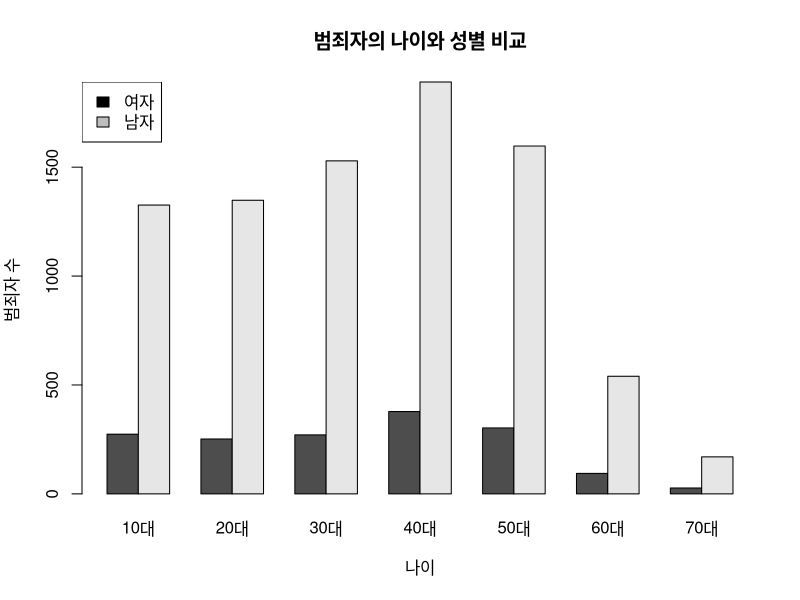
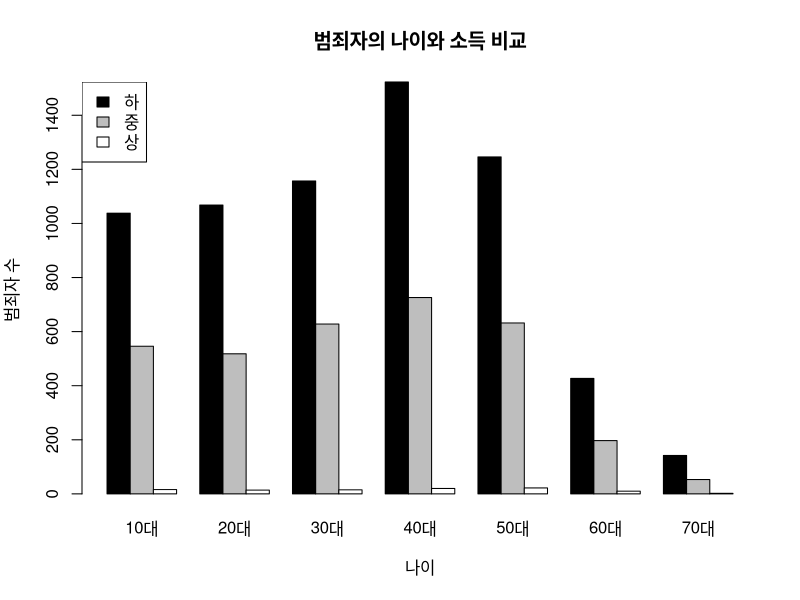
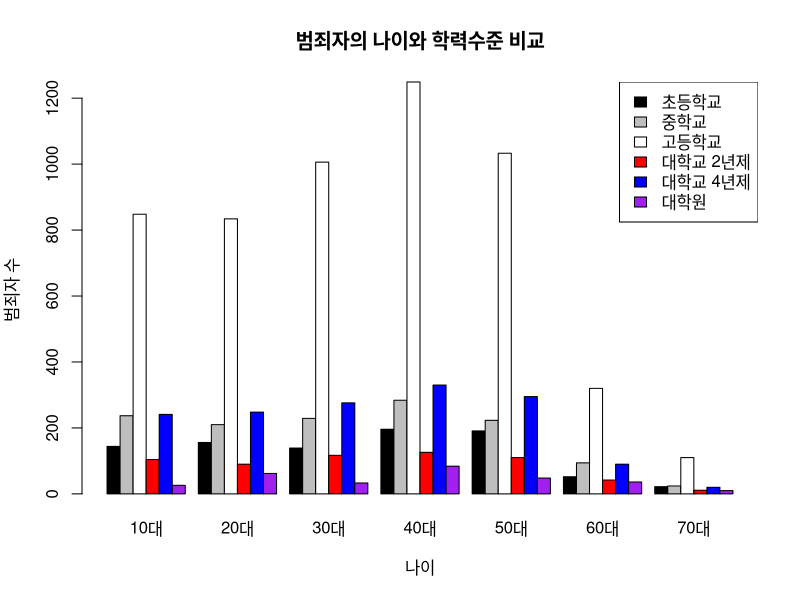
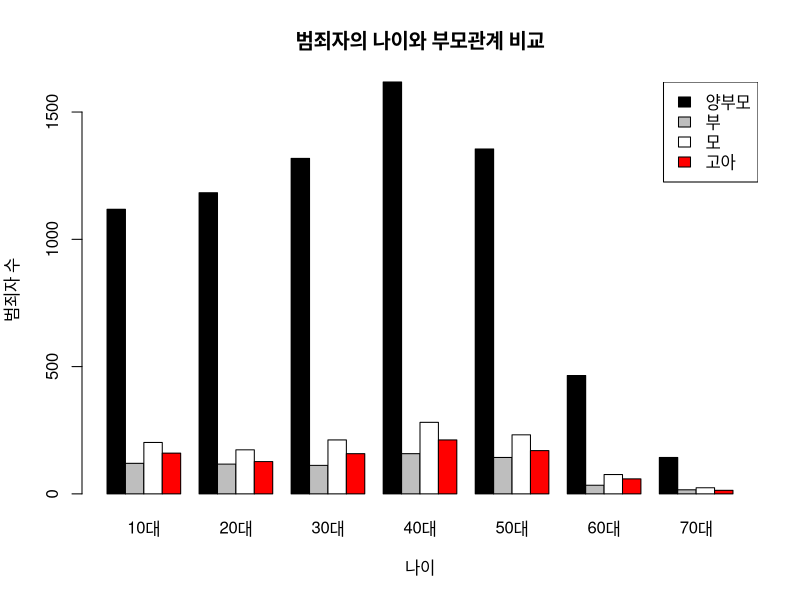
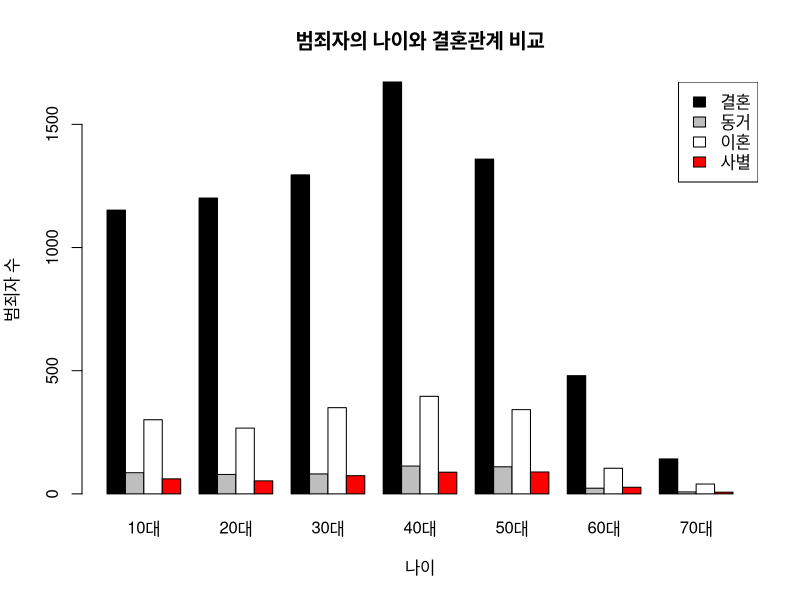
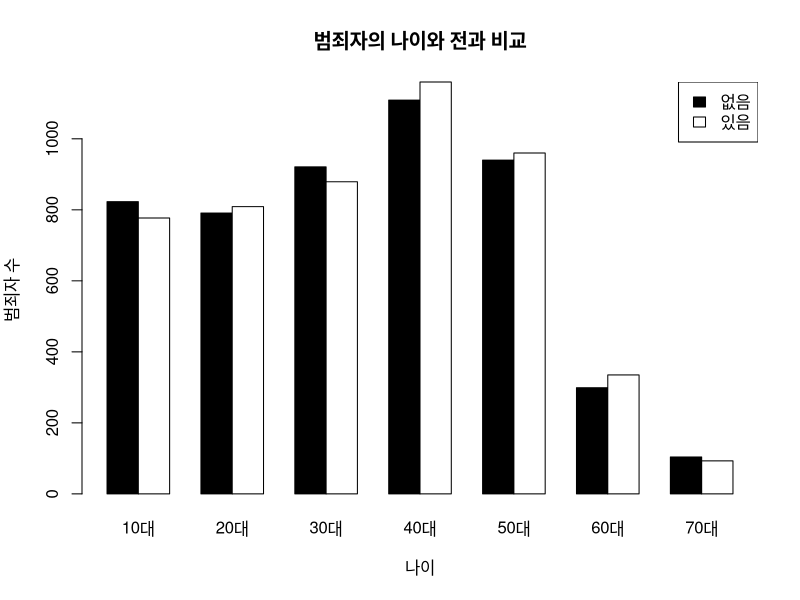
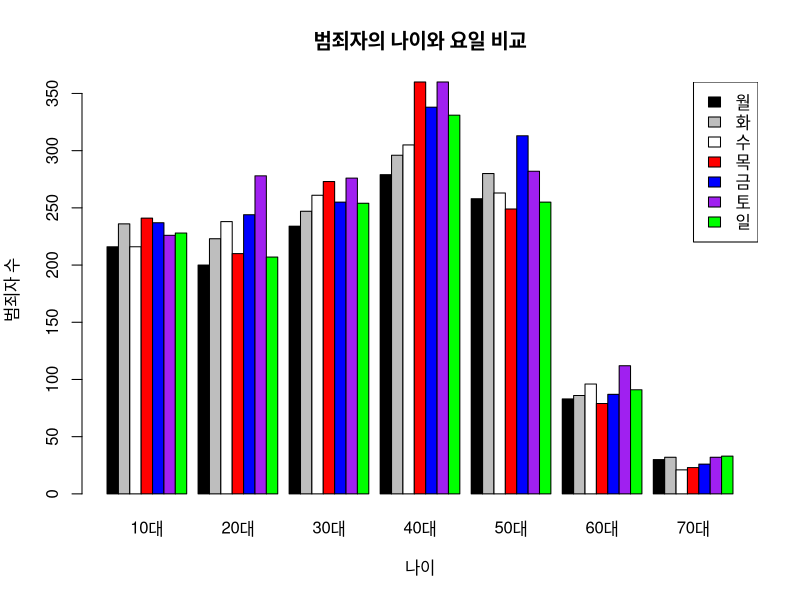
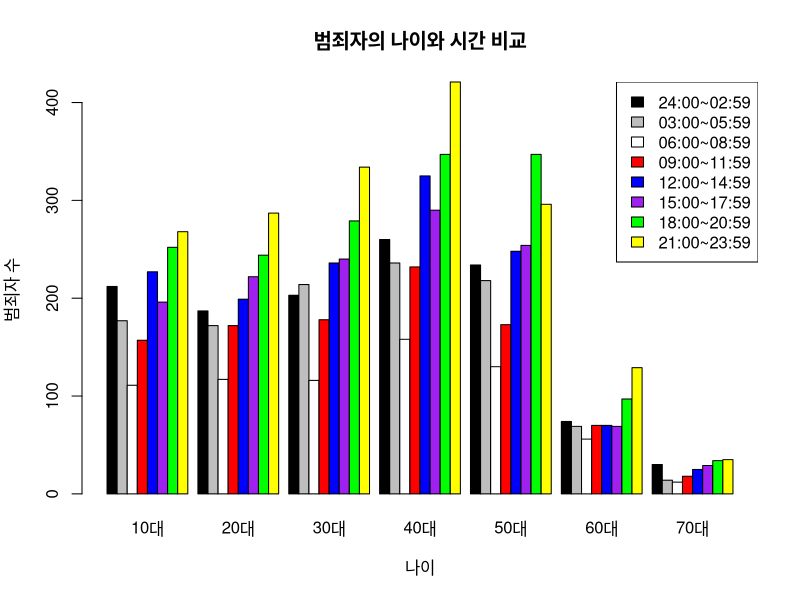

Write the R code that produced these figures, in order.
setwd("D:/crime")

criminal = read.csv("criminal.csv",header=T,stringsAsFactors = F)
criminal

############################나이########################
criminalAG = criminal[,c(1,2)]
criminalAG = table(criminalAG)
criminalAG
barplot(t(criminalAG), beside= T,
        main = "범죄자의 나이와 성별 비교",xlab="나이",ylab="범죄자 수",names=c("10대","20대","30대","40대","50대","60대","70대"))
legend("topleft", c("여자", "남자"), cex=1, fill =c("black","gray"))


criminalAM = criminal[,c(1,3)]
criminalAM = table(criminalAM)
criminalAM
barplot(t(criminalAM), beside= T, col=c("black","gray","white"),
        main = "범죄자의 나이와 소득 비교",xlab="나이",ylab="범죄자 수",names=c("10대","20대","30대","40대","50대","60대","70대"))
legend("topleft", c("하", "중","상"), cex=1, fill =c("black","gray","white"))

criminalAE = criminal[,c(1,4)]
criminalAE = table(criminalAE)
criminalAE
barplot(t(criminalAE),beside = T, col=c("black","gray","white","red","blue","purple"),
        main = "범죄자의 나이와 학력수준 비교",xlab="나이",ylab="범죄자 수",names=c("10대","20대","30대","40대","50대","60대","70대"))
legend("topright", c("초등학교", "중학교","고등학교","대학교 2년제","대학교 4년제","대학원"), cex=1, fill=c("black","gray","white","red","blue","purple"))

criminalAP = criminal[,c(1,5)]
criminalAP = table(criminalAP)
criminalAP
barplot(t(criminalAP),beside = T, col=c("black","gray","white","red"),
        main = "범죄자의 나이와 부모관계 비교",xlab="나이",ylab="범죄자 수",names=c("10대","20대","30대","40대","50대","60대","70대"))
legend("topright", c("양부모","부","모","고아"), cex=1, fill=c("black","gray","white","red"))

criminalAMA = criminal[,c(1,6)]
criminalAMA = table(criminalAMA)
criminalAMA
barplot(t(criminalAMA),beside = T, col=c("black","gray","white","red"),
        main = "범죄자의 나이와 결혼관계 비교",xlab="나이",ylab="범죄자 수",names=c("10대","20대","30대","40대","50대","60대","70대"))
legend("topright", c("결혼","동거","이혼","사별"), cex=1, fill=c("black","gray","white","red"))

criminalAPre = criminal[,c(1,7)]
criminalAPre = table(criminalAPre)
criminalAPre
barplot(t(criminalAPre), beside = T, col = c("black","white"),
        main = "범죄자의 나이와 전과 비교",xlab="나이",ylab="범죄자 수",names=c("10대","20대","30대","40대","50대","60대","70대"))
legend("topright",c("없음","있음"),cex=1, fill=c("black","white")) 

criminalAD = criminal[,c(1,8)]
criminalAD = table(criminalAD)
criminalAD
barplot(t(criminalAD),beside = T,col = c("black","gray","white","red","blue","purple","green")
        ,main = "범죄자의 나이와 요일 비교",xlab="나이",ylab="범죄자 수",names=c("10대","20대","30대","40대","50대","60대","70대"))
legend("topright",c("월","화","수","목","금","토","일"), cex = 1, fill =c("black","gray","white","red","blue","purple","green"))


criminalAT = criminal[,c(1,9)]
criminalAT = table(criminalAT)
criminalAT
barplot(t(criminalAT),beside = T,col = c("black","gray","white","red","blue","purple","green","yellow"),
        main = "범죄자의 나이와 시간 비교",xlab="나이",ylab="범죄자 수",names=c("10대","20대","30대","40대","50대","60대","70대"))
legend("topright",c("24:00~02:59","03:00~05:59","06:00~08:59","09:00~11:59","12:00~14:59","15:00~17:59","18:00~20:59","21:00~23:59"), 
       cex = 1, fill =c("black","gray","white","red","blue","purple","green","yellow"))


criminalAS = criminal[,c(1,10)]
criminalAS = table(criminalAS)
criminalAS
barplot(t(criminalAS),beside = T,col = c("black","gray","white","red","blue","purple","green","yellow","orange","pink"),
        main = "범죄자의 나이와 장소 비교",xlab="나이",ylab="범죄자 수",names=c("10대","20대","30대","40대","50대","60대","70대"))
legend("topright",c("광역시 및 특별시","경기도","강원도","충북","충남","전북","전남","경북","경남","제주"), 
       cex = 1, fill =c("black","gray","white","red","blue","purple","green","yellow","orange","pink"))


criminalATy = criminal[,c(1,11)]
criminalATy = table(criminalATy)
criminalATy
barplot(t(criminalATy),beside = T,col = c("black","gray","white","red","blue","purple"),
        main = "범죄자의 나이와 죄종 비교",xlab="나이",ylab="범죄자 수",names=c("10대","20대","30대","40대","50대","60대","70대"))
legend("topright",c("살인","강도","강간","방화","절도","폭행"),
       cex = 1, fill =c("black","gray","white","red","blue","purple"))

############################성별########################

criminalGA = criminal[,c(2,1)]
criminalGA = table(criminalGA)
criminalGA
barplot(t(criminalGA),beside = T, col=c("black","gray","white","red","blue","purple","green"),
        main = "범죄자의 성별과 나이 비교",xlab="성별",ylab="범죄자 수",names=c("여자","남자"))
legend("topleft",c("10대","20대","30대","40대","50대","60대","70대"),cex = 1,
       fill = c("black","gray","white","red","blue","purple","green"))


criminalGM = criminal[,c(2,3)]
criminalGM = table(criminalGM)
criminalGM
barplot(t(criminalGM),beside = T, col=c("black","gray","white"),
        main = "범죄자의 성별과 소득수준간의 비교",xlab="성별",ylab="범죄자 수",names=c("여자","남자"))
legend("topleft",c("하","중","상"),cex = 1,
       fill = c("black","gray","white"))

criminalGE = criminal[,c(2,4)]
criminalGE = table(criminalGE)
criminalGE
barplot(t(criminalGE),beside = T, col=c("black","gray","white","red","blue","purple"),
        main = "범죄자의 성별과 학력수준의 비교",xlab="성별",ylab="범죄자 수",names=c("여자","남자"))
legend("topleft",c("Elementary","Middle","High","Univ2","Univ4","Graduate"),cex = 1,
       fill = c("black","gray","white","red","blue","purple"))

criminalGP = criminal[,c(2,5)]
criminalGP = table(criminalGP)
criminalGP
barplot(t(criminalGP),beside = T, col=c("black","gray","white","red"),
        main = "범죄자의 성별과 부모관계 비교",xlab="성별",ylab="범죄자 수",names=c("여자","남자"))
legend("topleft",c("양부모","부","모","고아"),cex = 1,
       fill = c("black","gray","white","red"))

criminalGMA = criminal[,c(2,6)]
criminalGMA = table(criminalGMA)
criminalGMA
barplot(t(criminalGMA),beside = T, col=c("black","gray","white","red"),
        main = "범죄자의 성별과 결혼관계 비교",xlab="성별",ylab="범죄자 수",names=c("여자","남자"))
legend("topleft",c("결혼","동거","이혼","사별"),cex = 1,
       fill = c("black","gray","white","red"))

criminalGPre = criminal[,c(2,7)]
criminalGPre = table(criminalGPre)
criminalGPre
barplot(t(criminalGPre),beside = T, col=c("black","gray"),
        main = "범죄자의 성별과 전과 비교",xlab="성별",ylab="범죄자 수",names=c("여자","남자"))
legend("topleft",c("없음","있음"),cex = 1,
       fill = c("black","gray"))

criminalGD = criminal[,c(2,8)]
criminalGD = table(criminalGD)
criminalGD
barplot(t(criminalGD),beside = T, col=c("black","gray","white","red","blue","purple","green"),
        main = "범죄자의 성별과 요일 비교",xlab="성별",ylab="범죄자 수",names=c("여자","남자"))
legend("topleft",c("월","화","수","목","금","토","일"),cex = 1,
       fill = c("black","gray","white","red","blue","purple","green"))


criminalGT = criminal[,c(2,9)]
criminalGT = table(criminalGT)
criminalGT
barplot(t(criminalGT),beside = T, col=c("black","gray","white","red","blue","purple","green","yellow"),
        main = "범죄자의 성별과 시간 비교",xlab="성별",ylab="범죄자 수",names=c("여자","남자"))
legend("topleft",c("24:00~02:59","03:00~05:59","06:00~08:59","09:00~11:59","12:00~14:59","15:00~17:59","18:00~20:59","21:00~23:59"), 
       cex = 1, fill =c("black","gray","white","red","blue","purple","green","yellow"))

criminalGS = criminal[,c(2,10)]
criminalGS = table(criminalGS)
criminalGS
barplot(t(criminalGS),beside = T,col = c("black","gray","white","red","blue","purple","green","yellow","orange","pink"),
        main = "범죄자의 성별과 장소 비교",xlab="성별",ylab="범죄자 수",names=c("여자","남자"))
legend("topleft",c("광역시 및 특별시","경기도","강원도","충북","충남","전북","전남","경북","경남","제주"), 
       cex = 1, fill =c("black","gray","white","red","blue","purple","green","yellow","orange","pink"))

criminalGTy = criminal[,c(2,11)]
criminalGTy = table(criminalGTy)
criminalGTy
barplot(t(criminalGTy),beside = T,col = c("black","gray","white","red","blue","purple"),
        main = "범죄자의 성별과 죄종 비교",xlab="성별",ylab="범죄자 수",names=c("여자","남자"))
legend("topleft",c("살인","강도","강간","방화","절도","폭행"),
       cex = 1, fill =c("black","gray","white","red","blue","purple"))



############################소득########################
criminalMA = criminal[,c(3,1)]
criminalMA = table(criminalMA)
criminalMA
barplot(t(criminalMA),beside = T, col=c("black","gray","white","red","blue","purple","green"),
        main = "범죄자의 소득과 나이 비교",xlab="소득수준",ylab="범죄자 수",names=c("하","중","상"))
legend("topright",c("10대","20대","30대","40대","50대","60대","70대"),cex = 1,
       fill = c("black","gray","white","red","blue","purple","green"))


criminalMG = criminal[,c(3,2)]
criminalMG = table(criminalMG)
criminalMG
barplot(t(criminalMG),beside = T, col=c("black","gray"),
        main = "범죄자의 소득과 성별 비교",xlab="소득수준",ylab="범죄자 수",names=c("하","중","상"))
legend("topright", c("여자", "남자"), cex=1, fill =c("black","gray"))

criminalME = criminal[,c(3,4)]
criminalME = table(criminalME)
criminalME
barplot(t(criminalME),beside = T, col=c("black","gray","white","red","blue","purple"),
        main = "범죄자의 소득과 학력수준 비교",xlab="소득수준",ylab="범죄자 수",names=c("하","중","상"))
legend("topright",c("초등학교","중학교","고등학교","대학교 2년제","대학교 4년제","대학원"),cex = 1,
       fill = c("black","gray","white","red","blue","purple"))

criminalMP = criminal[,c(3,5)]
criminalMP = table(criminalMP)
criminalMP
barplot(t(criminalMP),beside = T, col=c("black","gray","white","red"),
        main = "범죄자의 소득과 부모관계 비교",xlab="소득수준",ylab="범죄자 수",names=c("하","중","상"))
legend("topright",c("양부모","부","모","고아"),cex = 1,
       fill = c("black","gray","white","red"))

criminalMM = criminal[,c(3,6)]
criminalMM = table(criminalMM)
criminalMM
barplot(t(criminalMM),beside = T, col=c("black","gray","white","red"),
        main = "범죄자의 소득과 결혼관계 비교",xlab="소득수준",ylab="범죄자 수",names=c("하","중","상"))
legend("topright",c("결혼","동거","이혼","사별"),cex = 1,
       fill = c("black","gray","white","red"))

criminalMPre = criminal[,c(3,7)]
criminalMPre = table(criminalMPre)
criminalMPre
barplot(t(criminalMPre),beside = T, col=c("black","gray"),
        main = "범죄자의 소득과 전과 비교",xlab="소득수준",ylab="범죄자 수",names=c("하","중","상"))
legend("topright",c("없음","있음"),cex = 1,
       fill = c("black","gray"))

criminalMD = criminal[,c(3,8)]
criminalMD = table(criminalMD)
criminalMD
barplot(t(criminalMD),beside = T, col=c("black","gray","white","red","blue","purple","green"),
        main = "범죄자의 소득과 요일 비교",xlab="소득수준",ylab="범죄자 수",names=c("하","중","상"))
legend("topright",c("월","화","수","목","금","토","일"),cex = 1,
       fill = c("black","gray","white","red","blue","purple","green"))

criminalMT = criminal[,c(3,9)]
criminalMT = table(criminalMT)
criminalMT
barplot(t(criminalMT),beside = T, col=c("black","gray","white","red","blue","purple","green","yellow"),
        main = "범죄자의 소득과 시간 비교",xlab="소득수준",ylab="범죄자 수",names=c("하","중","상"))
legend("topright",c("24:00~02:59","03:00~05:59","06:00~08:59","09:00~11:59","12:00~14:59","15:00~17:59","18:00~20:59","21:00~23:59"), 
       cex = 1, fill =c("black","gray","white","red","blue","purple","green","yellow"))

criminalMS = criminal[,c(3,10)]
criminalMS = table(criminalMS)
criminalMS
barplot(t(criminalMS),beside = T, col=c("black","gray","white","red","blue","purple","green","yellow","orange","pink"),
        main = "범죄자의 소득과 장소 비교",xlab="소득수준",ylab="범죄자 수",names=c("하","중","상"))
legend("topright",c("광역시 및 특별시","경기도","강원도","충북","충남","전북","전남","경북","경남","제주"), 
       cex = 1, fill =c("black","gray","white","red","blue","purple","green","yellow","orange","pink"))

criminalMTy = criminal[,c(3,11)]
criminalMTy = table(criminalMTy)
criminalMTy
barplot(t(criminalMTy),beside = T, col=c("black","gray","white","red","blue","purple"),
        main = "범죄자의 소득과 죄종 비교",xlab="소득수준",ylab="범죄자 수",names=c("하","중","상"))
legend("topright",c("살인","강도","강간","방화","절도","폭행"),
       cex = 1, fill =c("black","gray","white","red","blue","purple"))


############################교육########################
criminalEA = criminal[,c(4,1)]
criminalEA = table(criminalEA)
criminalEA
barplot(t(criminalEA),beside=T,col=c("black","gray","white","red","blue","purple","green"),
        main = "범죄자의 교육수준과 나이 비교",xlab="학력수준",ylab="범죄자 수",names=c("초등학교","중학교","고등학교","2년제","4년제","대학원"))
legend("topright",c("10대","20대","30대","40대","50대","60대","70대"),cex = 1,
       fill = c("black","gray","white","red","blue","purple","green"))

criminalEG = criminal[,c(4,2)]
criminalEG = table(criminalEG)
criminalEG
barplot(t(criminalEG),beside=T,col=c("black","gray"),
        main = "범죄자의 교육수준과 성별 비교",xlab="학력수준",ylab="범죄자 수",names=c("초등학교","중학교","고등학교","2년제","4년제","대학원"))
legend("topright", c("여자", "남자"), cex=1, fill =c("black","gray"))


criminalEM = criminal[,c(4,3)]
criminalEM = table(criminalEM)
criminalEM
barplot(t(criminalEM),beside=T,col=c("black","gray","white"),
        main = "범죄자의 교육수준과 소득수준 비교",xlab="학력수준",ylab="범죄자 수",names=c("초등학교","중학교","고등학교","2년제","4년제","대학원"))
legend("topleft",c("하","중","상"),cex = 1, fill = c("black","gray","white"))

criminalEP = criminal[,c(4,5)]
criminalEP = table(criminalEP)
criminalEP
barplot(t(criminalEP),beside=T,col=c("black","gray","white","red"),
        main = "범죄자의 교육수준과 부모관계 비교",xlab="학력수준",ylab="범죄자 수",names=c("초등학교","중학교","고등학교","2년제","4년제","대학원"))
legend("topright",c("양부모","부","모","고아"),cex = 1,fill = c("black","gray","white","red"))


criminalEM = criminal[,c(4,6)]
criminalEM = table(criminalEM)
criminalEM
barplot(t(criminalEM),beside=T,col=c("black","gray","white","red"),
        main = "범죄자의 교육수준과 결혼 비교",xlab="학력수준",ylab="범죄자 수",names=c("초등학교","중학교","고등학교","2년제","4년제","대학원"))
legend("topright",c("결혼","동거","이혼","사별"),cex = 1,
       fill = c("black","gray","white","red"))

criminalEPre = criminal[,c(4,7)]
criminalEPre = table(criminalEPre)
criminalEPre
barplot(t(criminalEPre),beside=T,col=c("black","gray"),
        main = "범죄자의 교육수준과 전과 비교",xlab="학력수준",ylab="범죄자 수",names=c("초등학교","중학교","고등학교","2년제","4년제","대학원"))
legend("topright",c("없음","있음"),cex = 1,fill = c("black","gray"))

criminalED = criminal[,c(4,8)]
criminalED = table(criminalED)
criminalED
barplot(t(criminalED),beside=T,col=c("black","gray","white","red","blue","purple","green"),
        main = "범죄자의 교육수준과 요일 비교",xlab="학력수준",ylab="범죄자 수",names=c("초등학교","중학교","고등학교","2년제","4년제","대학원"))
legend("topright",c("월","화","수","목","금","토","일"),cex = 1,
       fill = c("black","gray","white","red","blue","purple","green"))

criminalET = criminal[,c(4,9)]
criminalET = table(criminalET)
criminalET
barplot(t(criminalET),beside = T, col=c("black","gray","white","red","blue","purple","green","yellow"),
        main = "범죄자의 교육수준과 시간 비교",xlab="학력수준",ylab="범죄자 수",names=c("초등학교","중학교","고등학교","2년제","4년제","대학원"))
legend("topright",c("24:00~02:59","03:00~05:59","06:00~08:59","09:00~11:59","12:00~14:59","15:00~17:59","18:00~20:59","21:00~23:59"), 
       cex = 1, fill =c("black","gray","white","red","blue","purple","green","yellow"))

criminalES = criminal[,c(4,10)]
criminalES = table(criminalES)
criminalES
barplot(t(criminalES),beside = T, col=c("black","gray","white","red","blue","purple","green","yellow","orange","pink"),
        main = "범죄자의 교육수준과 장소 비교",xlab="학력수준",ylab="범죄자 수",names=c("초등학교","중학교","고등학교","2년제","4년제","대학원"))
legend("topright",c("광역시 및 특별시","경기도","강원도","충북","충남","전북","전남","경북","경남","제주"), 
       cex = 0.8, fill =c("black","gray","white","red","blue","purple","green","yellow","orange","pink"))

criminalETy = criminal[,c(4,11)]
criminalETy = table(criminalETy)
criminalETy
barplot(t(criminalETy),beside = T, col=c("black","gray","white","red","blue","purple"),
        main = "범죄자의 교육수준과 죄종 비교",xlab="학력수준",ylab="범죄자 수",names=c("초등학교","중학교","고등학교","2년제","4년제","대학원"))
legend("topright",c("살인","강도","강간","방화","절도","폭행"),
       cex = 1, fill =c("black","gray","white","red","blue","purple"))


############################부모########################
criminalPA = criminal[,c(5,1)]
criminalPA = table(criminalPA)
criminalPA
barplot(t(criminalPA),beside=T,col=c("black","gray","white","red","blue","purple","green"),
        main = "범죄자의 부모관계와 나이 비교",xlab="부모관계",ylab="범죄자 수",names=c("양부모","부","모","고아"))
legend("topright",c("10대","20대","30대","40대","50대","60대","70대"),cex = 1,
       fill = c("black","gray","white","red","blue","purple","green"))

criminalPG = criminal[,c(5,2)]
criminalPG = table(criminalPG)
criminalPG
barplot(t(criminalPG),beside=T,col=c("black","gray"),
        main = "범죄자의 부모관계와 성별 비교",xlab="부모관계",ylab="범죄자 수",names=c("양부모","부","모","고아"))
legend("topright", c("여자", "남자"), cex=1, fill =c("black","gray"))

criminalPM = criminal[,c(5,3)]
criminalPM = table(criminalPM)
criminalPM
barplot(t(criminalPM),beside=T,col=c("black","gray","white"),
        main = "범죄자의 부모관계와 소득수준 비교",xlab="부모관계",ylab="범죄자 수",names=c("양부모","부","모","고아"))
legend("topright",c("하","중","상"),cex = 1,fill = c("black","gray","white"))

criminalPE = criminal[,c(5,4)]
criminalPE = table(criminalPE)
criminalPE
barplot(t(criminalPE),beside = T, col=c("black","gray","white","red","blue","purple"),
        main = "범죄자의 부모관계와 학력수준 비교",xlab="부모관계",ylab="범죄자 수",names=c("양부모","부","모","고아"))
legend("topright",c("초등학교","중학교","고등학교","대학교 2년제","대학교 4년제","대학원"),cex = 1,
       fill = c("black","gray","white","red","blue","purple"))

criminalPMA = criminal[,c(5,6)] 
criminalPMA = table(criminalPMA)
criminalPMA
barplot(t(criminalPMA),beside=T,col=c("black","gray","white","red"),
        main = "범죄자의 부모관계와 결혼 비교",xlab="부모관계",ylab="범죄자 수",names=c("양부모","부","모","고아"))
legend("topright",c("결혼","동거","이혼","사별"),cex = 1,
       fill = c("black","gray","white","red"))

criminalPP = criminal[,c(5,7)]
criminalPP = table(criminalPP)
criminalPP
barplot(t(criminalPP),beside=T,col=c("black","gray"),
        main = "범죄자의 부모관계와 전과 비교",xlab="부모관계",ylab="범죄자 수",names=c("양부모","부","모","고아"))
legend("topright",c("없음","있음"),cex = 1,
       fill = c("black","gray"))

criminalPD = criminal[,c(5,8)]
criminalPD = table(criminalPD)
criminalPD
barplot(t(criminalPD),beside=T,col=c("black","gray","white","red","blue","purple","green"),
        main = "범죄자의 부모관계과 요일 비교",xlab="부모관계",ylab="범죄자 수",names=c("양부모","부","모","고아"))
legend("topright",c("월","화","수","목","금","토","일"),cex = 1,
       fill = c("black","gray","white","red","blue","purple","green"))

criminalPT = criminal[,c(5,9)]
criminalPT = table(criminalPT)
criminalPT
barplot(t(criminalPT),beside = T, col=c("black","gray","white","red","blue","purple","green","yellow"),
        main = "범죄자의 부모관계와 시간 비교",xlab="학력수준",ylab="범죄자 수",names=c("양부모","부","모","고아"))
legend("topright",c("24:00~02:59","03:00~05:59","06:00~08:59","09:00~11:59","12:00~14:59","15:00~17:59","18:00~20:59","21:00~23:59"), 
       cex = 1, fill =c("black","gray","white","red","blue","purple","green","yellow"))

criminalPS = criminal[,c(5,10)]
criminalPS = table(criminalPS)
criminalPS
barplot(t(criminalPS),beside = T, col=c("black","gray","white","red","blue","purple","green","yellow","orange","pink"),
        main = "범죄자의 부모관계와 장소 비교",xlab="학력수준",ylab="범죄자 수",names=c("양부모","부","모","고아"))
legend("topright",c("광역시 및 특별시","경기도","강원도","충북","충남","전북","전남","경북","경남","제주"), 
       cex = 0.8, fill =c("black","gray","white","red","blue","purple","green","yellow","orange","pink"))


criminalPTy = criminal[,c(5,11)]
criminalPTy = table(criminalPTy)
criminalPTy
barplot(t(criminalPTy),beside = T, col=c("black","gray","white","red","blue","purple"),
        main = "범죄자의 부모관계와 죄종 비교",xlab="학력수준",ylab="범죄자 수",names=c("양부모","부","모","고아"))
legend("topright",c("살인","강도","강간","방화","절도","폭행"),
       cex = 1, fill =c("black","gray","white","red","blue","purple"))


############################결혼########################
criminalMAA = criminal[,c(6,1)]
criminalMAA = table(criminalMAA)
criminalMAA
barplot(t(criminalMAA),beside=T,col=c("black","gray","white","red","blue","purple","green"),
        main = "범죄자의 결혼여부와 나이 비교",xlab="결혼여부",ylab="범죄자 수",names=c("결혼","동거","이혼","사별"))
legend("topright",c("10대","20대","30대","40대","50대","60대","70대"),cex = 1,
       fill = c("black","gray","white","red","blue","purple","green"))

criminalMAG = criminal[,c(6,2)]
criminalMAG = table(criminalMAG)
criminalMAG
barplot(t(criminalMAG),beside=T,col=c("black","gray"),
        main = "범죄자의 결혼여부와 성별 비교",xlab="결혼여부",ylab="범죄자 수",names=c("결혼","동거","이혼","사별"))
legend("topright", c("여자", "남자"), cex=1, fill =c("black","gray"))

criminalMAM = criminal[,c(6,3)]
criminalMAM = table(criminalMAM)
criminalMAM
barplot(t(criminalMAM),beside=T,col=c("black","gray","white"),
        main = "범죄자의 결혼여부와 소득수준 비교",xlab="결혼여부",ylab="범죄자 수",names=c("결혼","동거","이혼","사별"))
legend("topright",c("하","중","상"),cex = 1, fill = c("black","gray","white"))


criminalMAE = criminal[,c(6,4)]
criminalMAE = table(criminalMAE)
criminalMAE
barplot(t(criminalMAE),beside = T, col=c("black","gray","white","red","blue","purple"),
        main = "범죄자의 결혼여부와 학력수준 비교",xlab="결혼여부",ylab="범죄자 수",names=c("결혼","동거","이혼","사별"))
legend("topright",c("초등학교","중학교","고등학교","대학교 2년제","대학교 4년제","대학원"),cex = 1,
       fill = c("black","gray","white","red","blue","purple"))

criminalMAP = criminal[,c(6,5)]
criminalMAP = table(criminalMAP)
criminalMAP
barplot(t(criminalMAP),beside=T,col=c("black","gray","white","red"),
        main = "범죄자의 결혼여부와 부모관계 비교",xlab="결혼여부",ylab="범죄자 수",names=c("결혼","동거","이혼","사별"))
legend("topright",c("양부모","부","모","고아"),cex = 1,fill = c("black","gray","white","red"))

criminalMAPre = criminal[,c(6,7)]
criminalMAPre = table(criminalMAPre)
criminalMAPre
barplot(t(criminalMAPre),beside=T,col=c("black","gray"),
        main = "범죄자의 결혼여부와 전과 비교",xlab="결혼여부",ylab="범죄자 수",names=c("결혼","동거","이혼","사별"))
legend("topright",c("없음","있음"),cex = 1,
       fill = c("black","gray"))

criminalMAD = criminal[,c(6,8)]
criminalMAD = table(criminalMAD)
criminalMAD
barplot(t(criminalMAD),beside=T,col=c("black","gray","white","red","blue","purple","green"),
        main = "범죄자의 결혼여부과 요일 비교",xlab="결혼여부",ylab="범죄자 수",names=c("결혼","동거","이혼","사별"))
legend("topright",c("월","화","수","목","금","토","일"),cex = 1,
       fill = c("black","gray","white","red","blue","purple","green"))

criminalMAT = criminal[,c(6,9)]
criminalMAT = table(criminalMAT)
criminalMAT
barplot(t(criminalMAT),beside = T, col=c("black","gray","white","red","blue","purple","green","yellow"),
        main = "범죄자의 결혼여부와 시간 비교",xlab="결혼여부",ylab="범죄자 수",names=c("결혼","동거","이혼","사별"))
legend("topright",c("24:00~02:59","03:00~05:59","06:00~08:59","09:00~11:59","12:00~14:59","15:00~17:59","18:00~20:59","21:00~23:59"), 
       cex = 1, fill =c("black","gray","white","red","blue","purple","green","yellow"))

criminalMAS = criminal[,c(6,10)]
criminalMAS = table(criminalMAS)
criminalMAS
barplot(t(criminalMAS),beside = T, col=c("black","gray","white","red","blue","purple","green","yellow","orange","pink"),
        main = "범죄자의 결혼여부와 장소 비교",xlab="결혼여부",ylab="범죄자 수",names=c("결혼","동거","이혼","사별"))
legend("topright",c("광역시 및 특별시","경기도","강원도","충북","충남","전북","전남","경북","경남","제주"), 
       cex = 0.8, fill =c("black","gray","white","red","blue","purple","green","yellow","orange","pink"))

criminalMATy = criminal[,c(6,11)]
criminalMATy = table(criminalMATy)
criminalMATy
barplot(t(criminalMATy),beside = T, col=c("black","gray","white","red","blue","purple"),
        main = "범죄자의 결혼여부와 죄종 비교",xlab="결혼여부",ylab="범죄자 수",names=c("결혼","동거","이혼","사별"))
legend("topright",c("살인","강도","강간","방화","절도","폭행"),
       cex = 1, fill =c("black","gray","white","red","blue","purple"))
